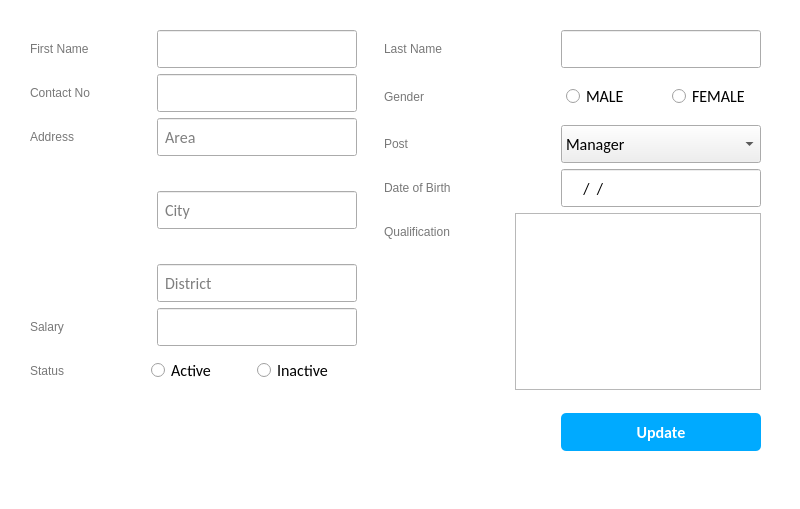
     <widget class="QGroupBox" name="groupBox_3">
      <property name="geometry">
       <rect>
        <x>513</x>
        <y>100</y>
        <width>800</width>
        <height>509</height>
       </rect>
      </property>
      <property name="sizePolicy">
       <sizepolicy hsizetype="Expanding" vsizetype="Expanding">
        <horstretch>0</horstretch>
        <verstretch>0</verstretch>
       </sizepolicy>
      </property>
      <property name="minimumSize">
       <size>
        <width>800</width>
        <height>470</height>
       </size>
      </property>
      <property name="styleSheet">
       <string notr="true">QGroupBox
{
background-color: rgb(255, 255, 255);

border:none;
}
QLabel
{

	font: 14pt &quot;Calibri&quot; ;
color: rgb(120, 120, 120);
padding-bottom: 0;

}
QLineEdit
{
border-bottom: 1px solid;
border-color: rgb(172, 172, 172);
padding: 5px;
color: rgb(0, 0, 0);

}
QLineEdit:focus
{
border-color:rgb(85, 170, 255);
border-width:1px;
border-style:solid;l
}
QPushButton#AddButton_5:hover
{
background-color: rgb(0, 85, 255);

}

QPushButton#AddButton_5:focus
{
background-color: rgb(0, 85, 255);

}
QPushButton#AddButton_5
{
    
	background-color: rgb(0, 170, 255);
	
	color: rgb(255, 255, 255);

	border-radius: 5px;
}
QPushButton#ClearButton_5
{
    
	background-color: #ED1c24;
	
	color: rgb(255, 255, 255);

	border-radius: 5px;
}
QPushButton#ClearButton_5:focus
{
background-color: #FD5E64;

}
QPushButton#ClearButton_5:hover
{
background-color: #FD5E64;

}
</string>
      </property>
      <property name="title">
       <string/>
      </property>
      <property name="alignment">
       <set>Qt::AlignCenter</set>
      </property>
      <widget class="QWidget" name="layoutWidget_5">
       <property name="geometry">
        <rect>
         <x>30</x>
         <y>30</y>
         <width>731</width>
         <height>421</height>
        </rect>
       </property>
       <layout class="QGridLayout" name="gridLayout_35">
        <item row="0" column="0">
         <layout class="QGridLayout" name="gridLayout_36">
          <item row="0" column="0">
           <layout class="QVBoxLayout" name="verticalLayout_17">
            <item>
             <layout class="QHBoxLayout" name="horizontalLayout_47">
              <item>
               <widget class="QLabel" name="firstNameLabel_5">
                <property name="minimumSize">
                 <size>
                  <width>100</width>
                  <height>38</height>
                 </size>
                </property>
                <property name="text">
                 <string>First Name</string>
                </property>
               </widget>
              </item>
              <item>
               <spacer name="horizontalSpacer_60">
                <property name="orientation">
                 <enum>Qt::Horizontal</enum>
                </property>
                <property name="sizeHint" stdset="0">
                 <size>
                  <width>35</width>
                  <height>20</height>
                 </size>
                </property>
               </spacer>
              </item>
              <item>
               <widget class="QLineEdit" name="firstNameEdit">
                <property name="enabled">
                 <bool>true</bool>
                </property>
                <property name="minimumSize">
                 <size>
                  <width>200</width>
                  <height>38</height>
                 </size>
                </property>
                <property name="font">
                 <font>
                  <family>Calibri</family>
                  <pointsize>12</pointsize>
                  <weight>50</weight>
                  <bold>false</bold>
                  <kerning>false</kerning>
                 </font>
                </property>
                <property name="styleSheet">
                 <string notr="true"/>
                </property>
                <property name="inputMask">
                 <string/>
                </property>
                <property name="text">
                 <string/>
                </property>
                <property name="alignment">
                 <set>Qt::AlignLeading|Qt::AlignLeft|Qt::AlignVCenter</set>
                </property>
                <property name="placeholderText">
                 <string/>
                </property>
                <property name="clearButtonEnabled">
                 <bool>false</bool>
                </property>
               </widget>
              </item>
             </layout>
            </item>
            <item>
             <layout class="QHBoxLayout" name="horizontalLayout_48">
              <item>
               <widget class="QLabel" name="phoneLabel_5">
                <property name="minimumSize">
                 <size>
                  <width>100</width>
                  <height>38</height>
                 </size>
                </property>
                <property name="text">
                 <string>Contact No</string>
                </property>
               </widget>
              </item>
              <item>
               <spacer name="horizontalSpacer_61">
                <property name="orientation">
                 <enum>Qt::Horizontal</enum>
                </property>
                <property name="sizeHint" stdset="0">
                 <size>
                  <width>35</width>
                  <height>20</height>
                 </size>
                </property>
               </spacer>
              </item>
              <item>
               <widget class="QLineEdit" name="contactEdit">
                <property name="enabled">
                 <bool>true</bool>
                </property>
                <property name="minimumSize">
                 <size>
                  <width>200</width>
                  <height>38</height>
                 </size>
                </property>
                <property name="font">
                 <font>
                  <family>Calibri</family>
                  <pointsize>12</pointsize>
                  <weight>50</weight>
                  <bold>false</bold>
                  <kerning>false</kerning>
                 </font>
                </property>
                <property name="styleSheet">
                 <string notr="true">QLineEdit#userName
{
border-bottom: 2px solid;
border-top: 0px;
border-color: rgb(172, 172, 172);
padding: 5px;
color: rgb(0, 0, 0);

}</string>
                </property>
                <property name="inputMask">
                 <string/>
                </property>
                <property name="text">
                 <string/>
                </property>
                <property name="alignment">
                 <set>Qt::AlignLeading|Qt::AlignLeft|Qt::AlignVCenter</set>
                </property>
                <property name="placeholderText">
                 <string/>
                </property>
                <property name="clearButtonEnabled">
                 <bool>false</bool>
                </property>
               </widget>
              </item>
             </layout>
            </item>
            <item>
             <layout class="QGridLayout" name="gridLayout_37">
              <item row="0" column="0" alignment="Qt::AlignTop">
               <widget class="QLabel" name="addressLabel_5">
                <property name="minimumSize">
                 <size>
                  <width>100</width>
                  <height>38</height>
                 </size>
                </property>
                <property name="text">
                 <string>Address</string>
                </property>
               </widget>
              </item>
              <item row="0" column="1">
               <spacer name="horizontalSpacer_62">
                <property name="orientation">
                 <enum>Qt::Horizontal</enum>
                </property>
                <property name="sizeHint" stdset="0">
                 <size>
                  <width>35</width>
                  <height>20</height>
                 </size>
                </property>
               </spacer>
              </item>
              <item row="0" column="2">
               <layout class="QVBoxLayout" name="verticalLayout_18">
                <item>
                 <widget class="QLineEdit" name="addressAreaEdit">
                  <property name="enabled">
                   <bool>true</bool>
                  </property>
                  <property name="minimumSize">
                   <size>
                    <width>200</width>
                    <height>38</height>
                   </size>
                  </property>
                  <property name="font">
                   <font>
                    <family>Calibri</family>
                    <pointsize>12</pointsize>
                    <weight>50</weight>
                    <bold>false</bold>
                    <kerning>false</kerning>
                   </font>
                  </property>
                  <property name="styleSheet">
                   <string notr="true">QLineEdit#userName
{
border-bottom: 2px solid;
border-top: 0px;
border-color: rgb(172, 172, 172);
padding: 5px;
color: rgb(0, 0, 0);

}</string>
                  </property>
                  <property name="text">
                   <string/>
                  </property>
                  <property name="alignment">
                   <set>Qt::AlignLeading|Qt::AlignLeft|Qt::AlignVCenter</set>
                  </property>
                  <property name="placeholderText">
                   <string>Area</string>
                  </property>
                  <property name="clearButtonEnabled">
                   <bool>false</bool>
                  </property>
                 </widget>
                </item>
                <item>
                 <spacer name="verticalSpacer_13">
                  <property name="orientation">
                   <enum>Qt::Vertical</enum>
                  </property>
                  <property name="sizeHint" stdset="0">
                   <size>
                    <width>20</width>
                    <height>40</height>
                   </size>
                  </property>
                 </spacer>
                </item>
                <item>
                 <widget class="QLineEdit" name="addressCityedit">
                  <property name="enabled">
                   <bool>true</bool>
                  </property>
                  <property name="minimumSize">
                   <size>
                    <width>200</width>
                    <height>38</height>
                   </size>
                  </property>
                  <property name="font">
                   <font>
                    <family>Calibri</family>
                    <pointsize>12</pointsize>
                    <weight>50</weight>
                    <bold>false</bold>
                    <kerning>false</kerning>
                   </font>
                  </property>
                  <property name="styleSheet">
                   <string notr="true">QLineEdit#userName
{
border-bottom: 2px solid;
border-top: 0px;
border-color: rgb(172, 172, 172);
padding: 5px;
color: rgb(0, 0, 0);

}</string>
                  </property>
                  <property name="text">
                   <string/>
                  </property>
                  <property name="alignment">
                   <set>Qt::AlignLeading|Qt::AlignLeft|Qt::AlignVCenter</set>
                  </property>
                  <property name="placeholderText">
                   <string>City</string>
                  </property>
                  <property name="clearButtonEnabled">
                   <bool>false</bool>
                  </property>
                 </widget>
                </item>
                <item>
                 <spacer name="verticalSpacer_14">
                  <property name="orientation">
                   <enum>Qt::Vertical</enum>
                  </property>
                  <property name="sizeHint" stdset="0">
                   <size>
                    <width>20</width>
                    <height>40</height>
                   </size>
                  </property>
                 </spacer>
                </item>
                <item>
                 <widget class="QLineEdit" name="addressDistrictEdit">
                  <property name="enabled">
                   <bool>true</bool>
                  </property>
                  <property name="minimumSize">
                   <size>
                    <width>200</width>
                    <height>38</height>
                   </size>
                  </property>
                  <property name="font">
                   <font>
                    <family>Calibri</family>
                    <pointsize>12</pointsize>
                    <weight>50</weight>
                    <bold>false</bold>
                    <kerning>false</kerning>
                   </font>
                  </property>
                  <property name="styleSheet">
                   <string notr="true">QLineEdit#userName
{
border-bottom: 2px solid;
border-top: 0px;
border-color: rgb(172, 172, 172);
padding: 5px;
color: rgb(0, 0, 0);

}</string>
                  </property>
                  <property name="text">
                   <string/>
                  </property>
                  <property name="alignment">
                   <set>Qt::AlignLeading|Qt::AlignLeft|Qt::AlignVCenter</set>
                  </property>
                  <property name="placeholderText">
                   <string>District</string>
                  </property>
                  <property name="clearButtonEnabled">
                   <bool>false</bool>
                  </property>
                 </widget>
                </item>
               </layout>
              </item>
             </layout>
            </item>
            <item>
             <layout class="QHBoxLayout" name="horizontalLayout_49">
              <item>
               <widget class="QLabel" name="salaryLabel_9">
                <property name="minimumSize">
                 <size>
                  <width>100</width>
                  <height>0</height>
                 </size>
                </property>
                <property name="text">
                 <string>Salary</string>
                </property>
               </widget>
              </item>
              <item>
               <spacer name="horizontalSpacer_63">
                <property name="orientation">
                 <enum>Qt::Horizontal</enum>
                </property>
                <property name="sizeHint" stdset="0">
                 <size>
                  <width>35</width>
                  <height>20</height>
                 </size>
                </property>
               </spacer>
              </item>
              <item>
               <widget class="QLineEdit" name="salarytestEdit">
                <property name="enabled">
                 <bool>true</bool>
                </property>
                <property name="minimumSize">
                 <size>
                  <width>200</width>
                  <height>38</height>
                 </size>
                </property>
                <property name="font">
                 <font>
                  <family>Calibri</family>
                  <pointsize>12</pointsize>
                  <weight>50</weight>
                  <bold>false</bold>
                  <kerning>false</kerning>
                 </font>
                </property>
                <property name="styleSheet">
                 <string notr="true">QLineEdit#userName
{
border-bottom: 2px solid;
border-top: 0px;
border-color: rgb(172, 172, 172);
padding: 5px;
color: rgb(0, 0, 0);

}</string>
                </property>
                <property name="inputMethodHints">
                 <set>Qt::ImhDigitsOnly</set>
                </property>
                <property name="text">
                 <string/>
                </property>
                <property name="alignment">
                 <set>Qt::AlignLeading|Qt::AlignLeft|Qt::AlignVCenter</set>
                </property>
                <property name="placeholderText">
                 <string/>
                </property>
                <property name="clearButtonEnabled">
                 <bool>false</bool>
                </property>
               </widget>
              </item>
             </layout>
            </item>
            <item>
             <layout class="QHBoxLayout" name="horizontalLayout_50">
              <item>
               <widget class="QLabel" name="statLabel_5">
                <property name="minimumSize">
                 <size>
                  <width>100</width>
                  <height>38</height>
                 </size>
                </property>
                <property name="text">
                 <string>Status</string>
                </property>
               </widget>
              </item>
              <item>
               <spacer name="horizontalSpacer_64">
                <property name="orientation">
                 <enum>Qt::Horizontal</enum>
                </property>
                <property name="sizeHint" stdset="0">
                 <size>
                  <width>35</width>
                  <height>20</height>
                 </size>
                </property>
               </spacer>
              </item>
              <item>
               <layout class="QHBoxLayout" name="horizontalLayout_13">
                <item>
                 <widget class="QRadioButton" name="activeRadioEdit">
                  <property name="minimumSize">
                   <size>
                    <width>100</width>
                    <height>0</height>
                   </size>
                  </property>
                  <property name="font">
                   <font>
                    <family>Calibri</family>
                    <pointsize>12</pointsize>
                   </font>
                  </property>
                  <property name="text">
                   <string>Active</string>
                  </property>
                 </widget>
                </item>
                <item>
                 <widget class="QRadioButton" name="inactiveRadioEdit">
                  <property name="minimumSize">
                   <size>
                    <width>100</width>
                    <height>0</height>
                   </size>
                  </property>
                  <property name="font">
                   <font>
                    <family>Calibri</family>
                    <pointsize>12</pointsize>
                   </font>
                  </property>
                  <property name="text">
                   <string>Inactive</string>
                  </property>
                 </widget>
                </item>
               </layout>
              </item>
             </layout>
            </item>
           </layout>
          </item>
          <item row="0" column="2">
           <layout class="QVBoxLayout" name="verticalLayout_19">
            <item>
             <layout class="QHBoxLayout" name="horizontalLayout_51">
              <item>
               <widget class="QLabel" name="lastNameLabel_5">
                <property name="minimumSize">
                 <size>
                  <width>100</width>
                  <height>38</height>
                 </size>
                </property>
                <property name="text">
                 <string>Last Name</string>
                </property>
               </widget>
              </item>
              <item>
               <spacer name="horizontalSpacer_65">
                <property name="orientation">
                 <enum>Qt::Horizontal</enum>
                </property>
                <property name="sizeHint" stdset="0">
                 <size>
                  <width>35</width>
                  <height>20</height>
                 </size>
                </property>
               </spacer>
              </item>
              <item>
               <widget class="QLineEdit" name="lastNameEdit">
                <property name="enabled">
                 <bool>true</bool>
                </property>
                <property name="minimumSize">
                 <size>
                  <width>200</width>
                  <height>38</height>
                 </size>
                </property>
                <property name="font">
                 <font>
                  <family>Calibri</family>
                  <pointsize>12</pointsize>
                  <weight>50</weight>
                  <bold>false</bold>
                  <kerning>false</kerning>
                 </font>
                </property>
                <property name="styleSheet">
                 <string notr="true">QLineEdit#userName
{
border-bottom: 2px solid;
border-top: 0px;
border-color: rgb(172, 172, 172);
padding: 5px;
color: rgb(0, 0, 0);

}</string>
                </property>
                <property name="text">
                 <string/>
                </property>
                <property name="alignment">
                 <set>Qt::AlignLeading|Qt::AlignLeft|Qt::AlignVCenter</set>
                </property>
                <property name="placeholderText">
                 <string/>
                </property>
                <property name="clearButtonEnabled">
                 <bool>false</bool>
                </property>
               </widget>
              </item>
             </layout>
            </item>
            <item>
             <layout class="QHBoxLayout" name="horizontalLayout_52">
              <item>
               <widget class="QLabel" name="genderLabel_5">
                <property name="minimumSize">
                 <size>
                  <width>100</width>
                  <height>38</height>
                 </size>
                </property>
                <property name="text">
                 <string>Gender</string>
                </property>
               </widget>
              </item>
              <item>
               <spacer name="horizontalSpacer_66">
                <property name="orientation">
                 <enum>Qt::Horizontal</enum>
                </property>
                <property name="sizeHint" stdset="0">
                 <size>
                  <width>35</width>
                  <height>20</height>
                 </size>
                </property>
               </spacer>
              </item>
              <item>
               <widget class="QGroupBox" name="groupBox_5">
                <property name="title">
                 <string/>
                </property>
                <layout class="QGridLayout" name="gridLayout_3">
                 <item row="0" column="0">
                  <layout class="QHBoxLayout" name="horizontalLayout_12">
                   <item>
                    <widget class="QRadioButton" name="maleRadioEdit">
                     <property name="minimumSize">
                      <size>
                       <width>100</width>
                       <height>0</height>
                      </size>
                     </property>
                     <property name="font">
                      <font>
                       <family>Calibri</family>
                       <pointsize>12</pointsize>
                      </font>
                     </property>
                     <property name="text">
                      <string>MALE</string>
                     </property>
                    </widget>
                   </item>
                   <item>
                    <widget class="QRadioButton" name="femaleRadioEdit">
                     <property name="minimumSize">
                      <size>
                       <width>80</width>
                       <height>0</height>
                      </size>
                     </property>
                     <property name="font">
                      <font>
                       <family>Calibri</family>
                       <pointsize>12</pointsize>
                      </font>
                     </property>
                     <property name="text">
                      <string>FEMALE</string>
                     </property>
                    </widget>
                   </item>
                  </layout>
                 </item>
                </layout>
               </widget>
              </item>
             </layout>
            </item>
            <item>
             <layout class="QHBoxLayout" name="horizontalLayout_53">
              <item>
               <widget class="QLabel" name="salaryLabel_10">
                <property name="minimumSize">
                 <size>
                  <width>100</width>
                  <height>38</height>
                 </size>
                </property>
                <property name="text">
                 <string>Post</string>
                </property>
               </widget>
              </item>
              <item>
               <spacer name="horizontalSpacer_67">
                <property name="orientation">
                 <enum>Qt::Horizontal</enum>
                </property>
                <property name="sizeHint" stdset="0">
                 <size>
                  <width>35</width>
                  <height>20</height>
                 </size>
                </property>
               </spacer>
              </item>
              <item>
               <widget class="QComboBox" name="postEdit">
                <property name="minimumSize">
                 <size>
                  <width>200</width>
                  <height>38</height>
                 </size>
                </property>
                <property name="font">
                 <font>
                  <family>Calibri</family>
                  <pointsize>12</pointsize>
                 </font>
                </property>
                <item>
                 <property name="text">
                  <string>Manager</string>
                 </property>
                </item>
                <item>
                 <property name="text">
                  <string>SalesMan</string>
                 </property>
                </item>
                <item>
                 <property name="text">
                  <string>Workshop Incharge</string>
                 </property>
                </item>
                <item>
                 <property name="text">
                  <string>Office Boy</string>
                 </property>
                </item>
                <item>
                 <property name="text">
                  <string>Receiptionist</string>
                 </property>
                </item>
               </widget>
              </item>
             </layout>
            </item>
            <item>
             <layout class="QHBoxLayout" name="horizontalLayout_54">
              <item>
               <widget class="QLabel" name="DOBLabel_5">
                <property name="minimumSize">
                 <size>
                  <width>100</width>
                  <height>38</height>
                 </size>
                </property>
                <property name="text">
                 <string>Date of Birth</string>
                </property>
               </widget>
              </item>
              <item>
               <spacer name="horizontalSpacer_68">
                <property name="orientation">
                 <enum>Qt::Horizontal</enum>
                </property>
                <property name="sizeHint" stdset="0">
                 <size>
                  <width>35</width>
                  <height>20</height>
                 </size>
                </property>
               </spacer>
              </item>
              <item>
               <widget class="QLineEdit" name="DOBEdit_Edit">
                <property name="enabled">
                 <bool>true</bool>
                </property>
                <property name="minimumSize">
                 <size>
                  <width>200</width>
                  <height>38</height>
                 </size>
                </property>
                <property name="font">
                 <font>
                  <family>Calibri</family>
                  <pointsize>12</pointsize>
                  <weight>50</weight>
                  <bold>false</bold>
                  <kerning>false</kerning>
                 </font>
                </property>
                <property name="styleSheet">
                 <string notr="true">QLineEdit#userName
{
border-bottom: 2px solid;
border-top: 0px;
border-color: rgb(172, 172, 172);
padding: 5px;
color: rgb(0, 0, 0);

}</string>
                </property>
                <property name="inputMethodHints">
                 <set>Qt::ImhDate|Qt::ImhFormattedNumbersOnly</set>
                </property>
                <property name="inputMask">
                 <string>9999/99/99</string>
                </property>
                <property name="text">
                 <string>//</string>
                </property>
                <property name="alignment">
                 <set>Qt::AlignLeading|Qt::AlignLeft|Qt::AlignVCenter</set>
                </property>
                <property name="placeholderText">
                 <string/>
                </property>
                <property name="clearButtonEnabled">
                 <bool>false</bool>
                </property>
               </widget>
              </item>
             </layout>
            </item>
            <item>
             <layout class="QHBoxLayout" name="horizontalLayout_55">
              <item alignment="Qt::AlignTop">
               <widget class="QLabel" name="qualificationLabel_5">
                <property name="minimumSize">
                 <size>
                  <width>100</width>
                  <height>38</height>
                 </size>
                </property>
                <property name="text">
                 <string>Qualification</string>
                </property>
               </widget>
              </item>
              <item>
               <spacer name="horizontalSpacer_69">
                <property name="orientation">
                 <enum>Qt::Horizontal</enum>
                </property>
                <property name="sizeHint" stdset="0">
                 <size>
                  <width>35</width>
                  <height>20</height>
                 </size>
                </property>
               </spacer>
              </item>
              <item>
               <widget class="QTextEdit" name="qualificationInputEdit">
                <property name="minimumSize">
                 <size>
                  <width>200</width>
                  <height>70</height>
                 </size>
                </property>
                <property name="sizeIncrement">
                 <size>
                  <width>0</width>
                  <height>0</height>
                 </size>
                </property>
                <property name="font">
                 <font>
                  <family>Calibri</family>
                  <pointsize>12</pointsize>
                 </font>
                </property>
                <property name="styleSheet">
                 <string notr="true"/>
                </property>
               </widget>
              </item>
             </layout>
            </item>
           </layout>
          </item>
          <item row="0" column="1">
           <spacer name="horizontalSpacer_70">
            <property name="orientation">
             <enum>Qt::Horizontal</enum>
            </property>
            <property name="sizeHint" stdset="0">
             <size>
              <width>40</width>
              <height>20</height>
             </size>
            </property>
           </spacer>
          </item>
         </layout>
        </item>
        <item row="1" column="0">
         <layout class="QVBoxLayout" name="verticalLayout_20">
          <item>
           <layout class="QHBoxLayout" name="horizontalLayout_56">
            <item>
             <spacer name="horizontalSpacer_71">
              <property name="orientation">
               <enum>Qt::Horizontal</enum>
              </property>
              <property name="sizeType">
               <enum>QSizePolicy::Expanding</enum>
              </property>
              <property name="sizeHint" stdset="0">
               <size>
                <width>45</width>
                <height>17</height>
               </size>
              </property>
             </spacer>
            </item>
           </layout>
          </item>
          <item>
           <layout class="QHBoxLayout" name="horizontalLayout_57">
            <item>
             <spacer name="horizontalSpacer_72">
              <property name="orientation">
               <enum>Qt::Horizontal</enum>
              </property>
              <property name="sizeHint" stdset="0">
               <size>
                <width>368</width>
                <height>20</height>
               </size>
              </property>
             </spacer>
            </item>
            <item>
             <widget class="QPushButton" name="AddButton_5">
              <property name="minimumSize">
               <size>
                <width>200</width>
                <height>38</height>
               </size>
              </property>
              <property name="font">
               <font>
                <family>Calibri</family>
                <pointsize>12</pointsize>
                <weight>75</weight>
                <bold>true</bold>
               </font>
              </property>
              <property name="styleSheet">
               <string notr="true"/>
              </property>
              <property name="text">
               <string>Update</string>
              </property>
              <property name="checkable">
               <bool>false</bool>
              </property>
              <property name="checked">
               <bool>false</bool>
              </property>
              <property name="autoDefault">
               <bool>true</bool>
              </property>
              <property name="default">
               <bool>true</bool>
              </property>
              <property name="flat">
               <bool>false</bool>
              </property>
             </widget>
            </item>
           </layout>
          </item>
         </layout>
        </item>
       </layout>
      </widget>
     </widget>
